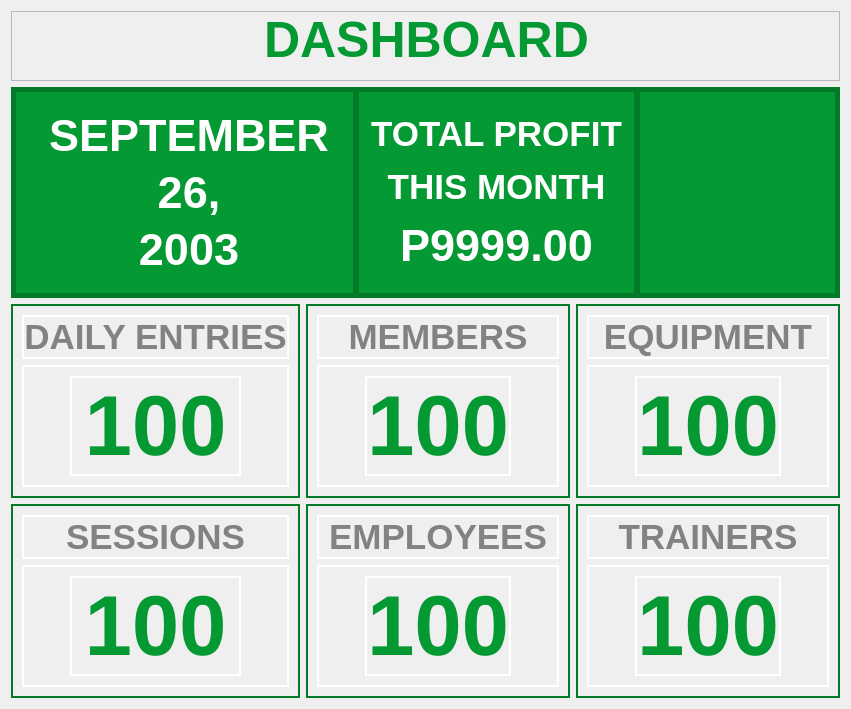
        <widget class="QWidget" name="page">
         <layout class="QGridLayout" name="gridLayout_2">
          <item row="1" column="0" colspan="3">
           <widget class="QFrame" name="home_top_frame">
            <property name="styleSheet">
             <string notr="true">border-style: solid;
border-width: 5px;
border-color:  #037a28;
background-color: #049933;</string>
            </property>
            <property name="frameShape">
             <enum>QFrame::StyledPanel</enum>
            </property>
            <property name="frameShadow">
             <enum>QFrame::Raised</enum>
            </property>
            <layout class="QGridLayout" name="gridLayout_3">
             <property name="topMargin">
              <number>0</number>
             </property>
             <property name="bottomMargin">
              <number>0</number>
             </property>
             <property name="horizontalSpacing">
              <number>0</number>
             </property>
             <item row="0" column="0">
              <widget class="QFrame" name="frame_14">
               <property name="styleSheet">
                <string notr="true">border-color:#049933;
border-width: 0px;
border-right-width: 2.5px;
border-right-color:  #037a28;</string>
               </property>
               <property name="frameShape">
                <enum>QFrame::StyledPanel</enum>
               </property>
               <property name="frameShadow">
                <enum>QFrame::Raised</enum>
               </property>
               <layout class="QHBoxLayout" name="horizontalLayout_9">
                <item>
                 <widget class="QFrame" name="frame_76">
                  <property name="styleSheet">
                   <string notr="true">border-width: 0px;</string>
                  </property>
                  <property name="frameShape">
                   <enum>QFrame::StyledPanel</enum>
                  </property>
                  <property name="frameShadow">
                   <enum>QFrame::Raised</enum>
                  </property>
                  <layout class="QGridLayout" name="gridLayout_76">
                   <item row="1" column="2">
                    <widget class="QFrame" name="frame_79">
                     <property name="frameShape">
                      <enum>QFrame::StyledPanel</enum>
                     </property>
                     <property name="frameShadow">
                      <enum>QFrame::Raised</enum>
                     </property>
                    </widget>
                   </item>
                   <item row="2" column="2">
                    <widget class="QFrame" name="frame_401">
                     <property name="frameShape">
                      <enum>QFrame::StyledPanel</enum>
                     </property>
                     <property name="frameShadow">
                      <enum>QFrame::Raised</enum>
                     </property>
                    </widget>
                   </item>
                   <item row="0" column="1">
                    <widget class="QPushButton" name="month_label_home">
                     <property name="maximumSize">
                      <size>
                       <width>300</width>
                       <height>16777215</height>
                      </size>
                     </property>
                     <property name="focusPolicy">
                      <enum>Qt::NoFocus</enum>
                     </property>
                     <property name="styleSheet">
                      <string notr="true">font: bold 45px Arial, serif;
color: white;
text-align:center;
border-radius:1px;</string>
                     </property>
                     <property name="text">
                      <string>SEPTEMBER</string>
                     </property>
                    </widget>
                   </item>
                   <item row="0" column="0">
                    <widget class="QFrame" name="frame_402">
                     <property name="frameShape">
                      <enum>QFrame::StyledPanel</enum>
                     </property>
                     <property name="frameShadow">
                      <enum>QFrame::Raised</enum>
                     </property>
                    </widget>
                   </item>
                   <item row="1" column="0">
                    <widget class="QFrame" name="frame_403">
                     <property name="frameShape">
                      <enum>QFrame::StyledPanel</enum>
                     </property>
                     <property name="frameShadow">
                      <enum>QFrame::Raised</enum>
                     </property>
                    </widget>
                   </item>
                   <item row="2" column="1">
                    <widget class="QPushButton" name="year_label_home">
                     <property name="focusPolicy">
                      <enum>Qt::NoFocus</enum>
                     </property>
                     <property name="styleSheet">
                      <string notr="true">font: bold 45px Arial, serif;
color: white;
text-align:center;
border-radius: 1px;</string>
                     </property>
                     <property name="text">
                      <string>2003</string>
                     </property>
                    </widget>
                   </item>
                   <item row="0" column="2">
                    <widget class="QFrame" name="frame_405">
                     <property name="frameShape">
                      <enum>QFrame::StyledPanel</enum>
                     </property>
                     <property name="frameShadow">
                      <enum>QFrame::Raised</enum>
                     </property>
                    </widget>
                   </item>
                   <item row="2" column="0">
                    <widget class="QFrame" name="frame_406">
                     <property name="frameShape">
                      <enum>QFrame::StyledPanel</enum>
                     </property>
                     <property name="frameShadow">
                      <enum>QFrame::Raised</enum>
                     </property>
                    </widget>
                   </item>
                   <item row="1" column="1">
                    <widget class="QPushButton" name="day_label_home">
                     <property name="focusPolicy">
                      <enum>Qt::NoFocus</enum>
                     </property>
                     <property name="styleSheet">
                      <string notr="true">font: bold 45px Arial, serif;
color: white;
text-align:center;
border-radius: 1px;</string>
                     </property>
                     <property name="text">
                      <string>26,</string>
                     </property>
                    </widget>
                   </item>
                  </layout>
                 </widget>
                </item>
               </layout>
              </widget>
             </item>
             <item row="0" column="2">
              <widget class="QFrame" name="frame_16">
               <property name="styleSheet">
                <string notr="true">border-color:#049933;
border-width: 0px;
border-left-width: 2.5px;
border-left-color:  #037a28;</string>
               </property>
               <property name="frameShape">
                <enum>QFrame::StyledPanel</enum>
               </property>
               <property name="frameShadow">
                <enum>QFrame::Raised</enum>
               </property>
               <layout class="QHBoxLayout" name="horizontalLayout_8">
                <item>
                 <widget class="QFrame" name="frame_17">
                  <property name="styleSheet">
                   <string notr="true">border-width: 0px;</string>
                  </property>
                  <property name="frameShape">
                   <enum>QFrame::StyledPanel</enum>
                  </property>
                  <property name="frameShadow">
                   <enum>QFrame::Raised</enum>
                  </property>
                 </widget>
                </item>
                <item>
                 <widget class="QLabel" name="time_label">
                  <property name="styleSheet">
                   <string notr="true">font: bold 60px Arial, serif;
color: white;
text-align:center;
border-radius: 0.1px;
border-color:#049933;

</string>
                  </property>
                  <property name="text">
                   <string/>
                  </property>
                 </widget>
                </item>
                <item>
                 <widget class="QFrame" name="frame_18">
                  <property name="styleSheet">
                   <string notr="true">border-width: 0px;</string>
                  </property>
                  <property name="frameShape">
                   <enum>QFrame::StyledPanel</enum>
                  </property>
                  <property name="frameShadow">
                   <enum>QFrame::Raised</enum>
                  </property>
                 </widget>
                </item>
               </layout>
              </widget>
             </item>
             <item row="0" column="1">
              <widget class="QFrame" name="frame_15">
               <property name="styleSheet">
                <string notr="true">border-color:#049933;
border-width: 0px;
border-right-width: 2.5px;
border-right-color:  #037a28;
border-left-width: 2.5px;
border-left-color:  #037a28;</string>
               </property>
               <property name="frameShape">
                <enum>QFrame::StyledPanel</enum>
               </property>
               <property name="frameShadow">
                <enum>QFrame::Raised</enum>
               </property>
               <layout class="QGridLayout" name="gridLayout_16">
                <property name="verticalSpacing">
                 <number>0</number>
                </property>
                <item row="0" column="0">
                 <widget class="QPushButton" name="pushButton_6">
                  <property name="focusPolicy">
                   <enum>Qt::NoFocus</enum>
                  </property>
                  <property name="styleSheet">
                   <string notr="true">font: bold 35px Arial, serif;
color: white;
text-align:center;
border-radius: 0.1px;
border-color:#049933;

</string>
                  </property>
                  <property name="text">
                   <string>TOTAL PROFIT</string>
                  </property>
                 </widget>
                </item>
                <item row="1" column="0">
                 <widget class="QPushButton" name="pushButton_8">
                  <property name="focusPolicy">
                   <enum>Qt::NoFocus</enum>
                  </property>
                  <property name="styleSheet">
                   <string notr="true">font: bold 35px Arial, serif;
color: white;
text-align:center;
border-radius: 0.1px;
border-color:#049933;

</string>
                  </property>
                  <property name="text">
                   <string>THIS MONTH</string>
                  </property>
                 </widget>
                </item>
                <item row="2" column="0">
                 <widget class="QPushButton" name="total_profit_home_label">
                  <property name="focusPolicy">
                   <enum>Qt::NoFocus</enum>
                  </property>
                  <property name="styleSheet">
                   <string notr="true">font: bold 45px Arial, serif;
color: white;
text-align:center;
border-radius: 0.1px;
border-color:#049933;

</string>
                  </property>
                  <property name="text">
                   <string>P9999.00</string>
                  </property>
                 </widget>
                </item>
               </layout>
              </widget>
             </item>
            </layout>
           </widget>
          </item>
          <item row="2" column="2">
           <widget class="QFrame" name="equipment_home_frame">
            <property name="styleSheet">
             <string notr="true">border-style: solid;
border-width: 2px;
border-color:  #037a28;</string>
            </property>
            <property name="frameShape">
             <enum>QFrame::StyledPanel</enum>
            </property>
            <property name="frameShadow">
             <enum>QFrame::Raised</enum>
            </property>
            <layout class="QVBoxLayout" name="verticalLayout_65">
             <item>
              <widget class="QPushButton" name="pushButton_53">
               <property name="focusPolicy">
                <enum>Qt::NoFocus</enum>
               </property>
               <property name="styleSheet">
                <string notr="true">font: bold 35px Arial, serif;
color: #828282;
text-align:center;
border-radius: 0.1px;
border-color: white;
</string>
               </property>
               <property name="text">
                <string>EQUIPMENT</string>
               </property>
               <property name="icon">
                <iconset>
                 <normaloff>images/solar_dumbbell-bold (2).png</normaloff>images/solar_dumbbell-bold (2).png</iconset>
               </property>
               <property name="iconSize">
                <size>
                 <width>70</width>
                 <height>70</height>
                </size>
               </property>
              </widget>
             </item>
             <item>
              <widget class="QFrame" name="frame_404">
               <property name="styleSheet">
                <string notr="true">border-color: white;</string>
               </property>
               <property name="frameShape">
                <enum>QFrame::StyledPanel</enum>
               </property>
               <property name="frameShadow">
                <enum>QFrame::Raised</enum>
               </property>
               <layout class="QHBoxLayout" name="horizontalLayout_141">
                <item>
                 <widget class="QLabel" name="equipment_total_home_label">
                  <property name="styleSheet">
                   <string notr="true">font: bold 85px Arial, serif;
color:#049933;
margin-left: auto;
  margin-right: auto;
display: block;</string>
                  </property>
                  <property name="text">
                   <string>100</string>
                  </property>
                  <property name="alignment">
                   <set>Qt::AlignCenter</set>
                  </property>
                 </widget>
                </item>
               </layout>
              </widget>
             </item>
            </layout>
           </widget>
          </item>
          <item row="2" column="0">
           <widget class="QFrame" name="entry_home_frame">
            <property name="styleSheet">
             <string notr="true">border-style: solid;
border-width: 2px;
border-color:  #037a28;</string>
            </property>
            <property name="frameShape">
             <enum>QFrame::StyledPanel</enum>
            </property>
            <property name="frameShadow">
             <enum>QFrame::Raised</enum>
            </property>
            <layout class="QVBoxLayout" name="verticalLayout_7">
             <item>
              <widget class="QPushButton" name="pushButton_49">
               <property name="focusPolicy">
                <enum>Qt::NoFocus</enum>
               </property>
               <property name="styleSheet">
                <string notr="true">font: bold 35px Arial, serif;
color: #828282;
text-align:center;
border-radius: 0.1px;
border-color: white;
</string>
               </property>
               <property name="text">
                <string>DAILY ENTRIES</string>
               </property>
               <property name="icon">
                <iconset>
                 <normaloff>images/uil_entry (3).png</normaloff>images/uil_entry (3).png</iconset>
               </property>
               <property name="iconSize">
                <size>
                 <width>70</width>
                 <height>70</height>
                </size>
               </property>
              </widget>
             </item>
             <item>
              <widget class="QFrame" name="frame_26">
               <property name="styleSheet">
                <string notr="true">border-color: white;</string>
               </property>
               <property name="frameShape">
                <enum>QFrame::StyledPanel</enum>
               </property>
               <property name="frameShadow">
                <enum>QFrame::Raised</enum>
               </property>
               <layout class="QHBoxLayout" name="horizontalLayout_19">
                <item>
                 <widget class="QLabel" name="entry_daily_total_label">
                  <property name="styleSheet">
                   <string notr="true">font: bold 85px Arial, serif;
color:#049933;
margin-left: auto;
  margin-right: auto;
display: block;</string>
                  </property>
                  <property name="text">
                   <string>100</string>
                  </property>
                  <property name="alignment">
                   <set>Qt::AlignCenter</set>
                  </property>
                 </widget>
                </item>
               </layout>
              </widget>
             </item>
            </layout>
           </widget>
          </item>
          <item row="3" column="1">
           <widget class="QFrame" name="employee_home_frame">
            <property name="styleSheet">
             <string notr="true">border-style: solid;
border-width: 2px;
border-color:  #037a28;</string>
            </property>
            <property name="frameShape">
             <enum>QFrame::StyledPanel</enum>
            </property>
            <property name="frameShadow">
             <enum>QFrame::Raised</enum>
            </property>
            <layout class="QVBoxLayout" name="verticalLayout_16">
             <item>
              <widget class="QPushButton" name="pushButton_51">
               <property name="focusPolicy">
                <enum>Qt::NoFocus</enum>
               </property>
               <property name="styleSheet">
                <string notr="true">font: bold 35px Arial, serif;
color: #828282;
text-align:center;
border-radius: 0.1px;
border-color: white;
</string>
               </property>
               <property name="text">
                <string>EMPLOYEES</string>
               </property>
               <property name="icon">
                <iconset>
                 <normaloff>images/clarity_employee-solid (6).png</normaloff>images/clarity_employee-solid (6).png</iconset>
               </property>
               <property name="iconSize">
                <size>
                 <width>70</width>
                 <height>70</height>
                </size>
               </property>
              </widget>
             </item>
             <item>
              <widget class="QFrame" name="frame_32">
               <property name="styleSheet">
                <string notr="true">border-color: white;</string>
               </property>
               <property name="frameShape">
                <enum>QFrame::StyledPanel</enum>
               </property>
               <property name="frameShadow">
                <enum>QFrame::Raised</enum>
               </property>
               <layout class="QHBoxLayout" name="horizontalLayout_42">
                <item>
                 <widget class="QLabel" name="employee_total_home_label">
                  <property name="styleSheet">
                   <string notr="true">font: bold 85px Arial, serif;
color:#049933;
margin-left: auto;
  margin-right: auto;
display: block;</string>
                  </property>
                  <property name="text">
                   <string>100</string>
                  </property>
                  <property name="alignment">
                   <set>Qt::AlignCenter</set>
                  </property>
                 </widget>
                </item>
               </layout>
              </widget>
             </item>
            </layout>
           </widget>
          </item>
          <item row="3" column="0">
           <widget class="QFrame" name="session_home_frame">
            <property name="maximumSize">
             <size>
              <width>16777215</width>
              <height>300</height>
             </size>
            </property>
            <property name="styleSheet">
             <string notr="true">border-style: solid;
border-width: 2px;
border-color:  #037a28;</string>
            </property>
            <property name="frameShape">
             <enum>QFrame::StyledPanel</enum>
            </property>
            <property name="frameShadow">
             <enum>QFrame::Raised</enum>
            </property>
            <layout class="QVBoxLayout" name="verticalLayout_69">
             <item>
              <widget class="QPushButton" name="pushButton_54">
               <property name="focusPolicy">
                <enum>Qt::NoFocus</enum>
               </property>
               <property name="styleSheet">
                <string notr="true">font: bold 35px Arial, serif;
color: #828282;
text-align:center;
border-radius: 0.1px;
border-color: white;
</string>
               </property>
               <property name="text">
                <string>SESSIONS</string>
               </property>
               <property name="icon">
                <iconset>
                 <normaloff>images/mdi_clock (1).png</normaloff>images/mdi_clock (1).png</iconset>
               </property>
               <property name="iconSize">
                <size>
                 <width>70</width>
                 <height>70</height>
                </size>
               </property>
              </widget>
             </item>
             <item>
              <widget class="QFrame" name="frame_412">
               <property name="styleSheet">
                <string notr="true">border-color: white;</string>
               </property>
               <property name="frameShape">
                <enum>QFrame::StyledPanel</enum>
               </property>
               <property name="frameShadow">
                <enum>QFrame::Raised</enum>
               </property>
               <layout class="QHBoxLayout" name="horizontalLayout_147">
                <item>
                 <widget class="QLabel" name="training_session_total_label">
                  <property name="styleSheet">
                   <string notr="true">font: bold 85px Arial, serif;
color:#049933;
margin-left: auto;
  margin-right: auto;
display: block;</string>
                  </property>
                  <property name="text">
                   <string>100</string>
                  </property>
                  <property name="alignment">
                   <set>Qt::AlignCenter</set>
                  </property>
                 </widget>
                </item>
               </layout>
              </widget>
             </item>
            </layout>
           </widget>
          </item>
          <item row="3" column="2">
           <widget class="QFrame" name="trainer_home_frame">
            <property name="styleSheet">
             <string notr="true">border-style: solid;
border-width: 2px;
border-color:  #037a28;</string>
            </property>
            <property name="frameShape">
             <enum>QFrame::StyledPanel</enum>
            </property>
            <property name="frameShadow">
             <enum>QFrame::Raised</enum>
            </property>
            <layout class="QVBoxLayout" name="verticalLayout_67">
             <item>
              <widget class="QPushButton" name="pushButton_52">
               <property name="focusPolicy">
                <enum>Qt::NoFocus</enum>
               </property>
               <property name="styleSheet">
                <string notr="true">font: bold 35px Arial, serif;
color: #828282;
text-align:center;
border-radius: 0.1px;
border-color: white;
</string>
               </property>
               <property name="text">
                <string>TRAINERS</string>
               </property>
               <property name="icon">
                <iconset>
                 <normaloff>images/clarity_employee-solid (5).png</normaloff>images/clarity_employee-solid (5).png</iconset>
               </property>
               <property name="iconSize">
                <size>
                 <width>70</width>
                 <height>70</height>
                </size>
               </property>
              </widget>
             </item>
             <item>
              <widget class="QFrame" name="frame_408">
               <property name="styleSheet">
                <string notr="true">border-color: white;</string>
               </property>
               <property name="frameShape">
                <enum>QFrame::StyledPanel</enum>
               </property>
               <property name="frameShadow">
                <enum>QFrame::Raised</enum>
               </property>
               <layout class="QHBoxLayout" name="horizontalLayout_144">
                <item>
                 <widget class="QLabel" name="trainer_total_home_label">
                  <property name="styleSheet">
                   <string notr="true">font: bold 85px Arial, serif;
color:#049933;
margin-left: auto;
  margin-right: auto;
display: block;</string>
                  </property>
                  <property name="text">
                   <string>100</string>
                  </property>
                  <property name="alignment">
                   <set>Qt::AlignCenter</set>
                  </property>
                 </widget>
                </item>
               </layout>
              </widget>
             </item>
            </layout>
           </widget>
          </item>
          <item row="2" column="1">
           <widget class="QFrame" name="member_home_frame">
            <property name="styleSheet">
             <string notr="true">border-style: solid;
border-width: 2px;
border-color:  #037a28;</string>
            </property>
            <property name="frameShape">
             <enum>QFrame::StyledPanel</enum>
            </property>
            <property name="frameShadow">
             <enum>QFrame::Raised</enum>
            </property>
            <layout class="QVBoxLayout" name="verticalLayout_10">
             <item>
              <widget class="QPushButton" name="pushButton_50">
               <property name="focusPolicy">
                <enum>Qt::NoFocus</enum>
               </property>
               <property name="styleSheet">
                <string notr="true">font: bold 35px Arial, serif;
color: #828282;
text-align:center;
border-radius: 0.1px;
border-color: white;
</string>
               </property>
               <property name="text">
                <string>MEMBERS</string>
               </property>
               <property name="icon">
                <iconset>
                 <normaloff>images/ph_user-fill (2).png</normaloff>images/ph_user-fill (2).png</iconset>
               </property>
               <property name="iconSize">
                <size>
                 <width>70</width>
                 <height>70</height>
                </size>
               </property>
              </widget>
             </item>
             <item>
              <widget class="QFrame" name="frame_27">
               <property name="styleSheet">
                <string notr="true">border-color: white;</string>
               </property>
               <property name="frameShape">
                <enum>QFrame::StyledPanel</enum>
               </property>
               <property name="frameShadow">
                <enum>QFrame::Raised</enum>
               </property>
               <layout class="QHBoxLayout" name="horizontalLayout_22">
                <item>
                 <widget class="QLabel" name="member_total_label">
                  <property name="styleSheet">
                   <string notr="true">font: bold 85px Arial, serif;
color:#049933;
margin-left: auto;
  margin-right: auto;
display: block;</string>
                  </property>
                  <property name="text">
                   <string>100</string>
                  </property>
                  <property name="alignment">
                   <set>Qt::AlignCenter</set>
                  </property>
                 </widget>
                </item>
               </layout>
              </widget>
             </item>
            </layout>
           </widget>
          </item>
          <item row="0" column="0" colspan="3">
           <widget class="QFrame" name="frame_8">
            <property name="maximumSize">
             <size>
              <width>16777215</width>
              <height>70</height>
             </size>
            </property>
            <property name="frameShape">
             <enum>QFrame::StyledPanel</enum>
            </property>
            <property name="frameShadow">
             <enum>QFrame::Raised</enum>
            </property>
            <layout class="QHBoxLayout" name="horizontalLayout_5">
             <property name="topMargin">
              <number>0</number>
             </property>
             <item>
              <widget class="QLabel" name="label_4">
               <property name="minimumSize">
                <size>
                 <width>1</width>
                 <height>0</height>
                </size>
               </property>
               <property name="maximumSize">
                <size>
                 <width>350</width>
                 <height>16777215</height>
                </size>
               </property>
               <property name="styleSheet">
                <string notr="true">font: bold 50px Arial, serif;
color:#049933;
text-align:center;
border-radius:1px;
margin-bottom: 5px;</string>
               </property>
               <property name="text">
                <string>DASHBOARD</string>
               </property>
              </widget>
             </item>
            </layout>
           </widget>
          </item>
         </layout>
        </widget>
